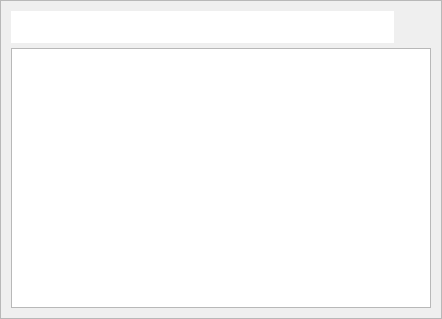
<?xml version="1.0" encoding="UTF-8"?>
<ui version="4.0">
 <class>ComboPickerWindow</class>
 <widget class="QWidget" name="ComboPickerWindow">
  <property name="geometry">
   <rect>
    <x>0</x>
    <y>0</y>
    <width>442</width>
    <height>319</height>
   </rect>
  </property>
  <property name="windowTitle">
   <string/>
  </property>
  <property name="styleSheet">
   <string notr="true"/>
  </property>
  <layout class="QVBoxLayout" name="verticalLayout">
   <property name="spacing">
    <number>0</number>
   </property>
   <property name="leftMargin">
    <number>0</number>
   </property>
   <property name="topMargin">
    <number>0</number>
   </property>
   <property name="rightMargin">
    <number>0</number>
   </property>
   <property name="bottomMargin">
    <number>0</number>
   </property>
   <item>
    <widget class="QFrame" name="frameTopLevel">
     <property name="frameShape">
      <enum>QFrame::StyledPanel</enum>
     </property>
     <property name="frameShadow">
      <enum>QFrame::Raised</enum>
     </property>
     <layout class="QVBoxLayout" name="verticalLayout_2" stretch="0,1">
      <property name="spacing">
       <number>5</number>
      </property>
      <property name="leftMargin">
       <number>10</number>
      </property>
      <property name="topMargin">
       <number>10</number>
      </property>
      <property name="rightMargin">
       <number>10</number>
      </property>
      <property name="bottomMargin">
       <number>10</number>
      </property>
      <item>
       <layout class="QHBoxLayout" name="horizontalLayout" stretch="1,0">
        <item>
         <widget class="QLineEdit" name="editSearch">
          <property name="minimumSize">
           <size>
            <width>0</width>
            <height>32</height>
           </size>
          </property>
          <property name="font">
           <font>
            <family>Segoe UI</family>
            <pointsize>12</pointsize>
            <weight>75</weight>
            <bold>true</bold>
           </font>
          </property>
          <property name="contextMenuPolicy">
           <enum>Qt::NoContextMenu</enum>
          </property>
          <property name="frame">
           <bool>false</bool>
          </property>
          <property name="placeholderText">
           <string/>
          </property>
         </widget>
        </item>
        <item>
         <widget class="QLabel" name="labelLogo">
          <property name="minimumSize">
           <size>
            <width>32</width>
            <height>32</height>
           </size>
          </property>
          <property name="maximumSize">
           <size>
            <width>32</width>
            <height>32</height>
           </size>
          </property>
          <property name="text">
           <string/>
          </property>
          <property name="pixmap">
           <pixmap resource="../../Beeftext.qrc">:/MainWindow/Resources/BeeftextLogo128.png</pixmap>
          </property>
          <property name="scaledContents">
           <bool>true</bool>
          </property>
         </widget>
        </item>
       </layout>
      </item>
      <item>
       <widget class="QListView" name="listViewResults"/>
      </item>
     </layout>
    </widget>
   </item>
  </layout>
 </widget>
 <resources>
  <include location="../../Beeftext.qrc"/>
 </resources>
 <connections>
  <connection>
   <sender>editSearch</sender>
   <signal>textChanged(QString)</signal>
   <receiver>ComboPickerWindow</receiver>
   <slot>onSearchTextChanged(QString)</slot>
   <hints>
    <hint type="sourcelabel">
     <x>180</x>
     <y>26</y>
    </hint>
    <hint type="destinationlabel">
     <x>199</x>
     <y>149</y>
    </hint>
   </hints>
  </connection>
  <connection>
   <sender>listViewResults</sender>
   <signal>clicked(QModelIndex)</signal>
   <receiver>ComboPickerWindow</receiver>
   <slot>onItemClicked(QModelIndex)</slot>
   <hints>
    <hint type="sourcelabel">
     <x>391</x>
     <y>89</y>
    </hint>
    <hint type="destinationlabel">
     <x>444</x>
     <y>75</y>
    </hint>
   </hints>
  </connection>
 </connections>
 <slots>
  <slot>onSearchTextChanged(QString)</slot>
  <slot>onItemClicked(QModelIndex)</slot>
 </slots>
</ui>
